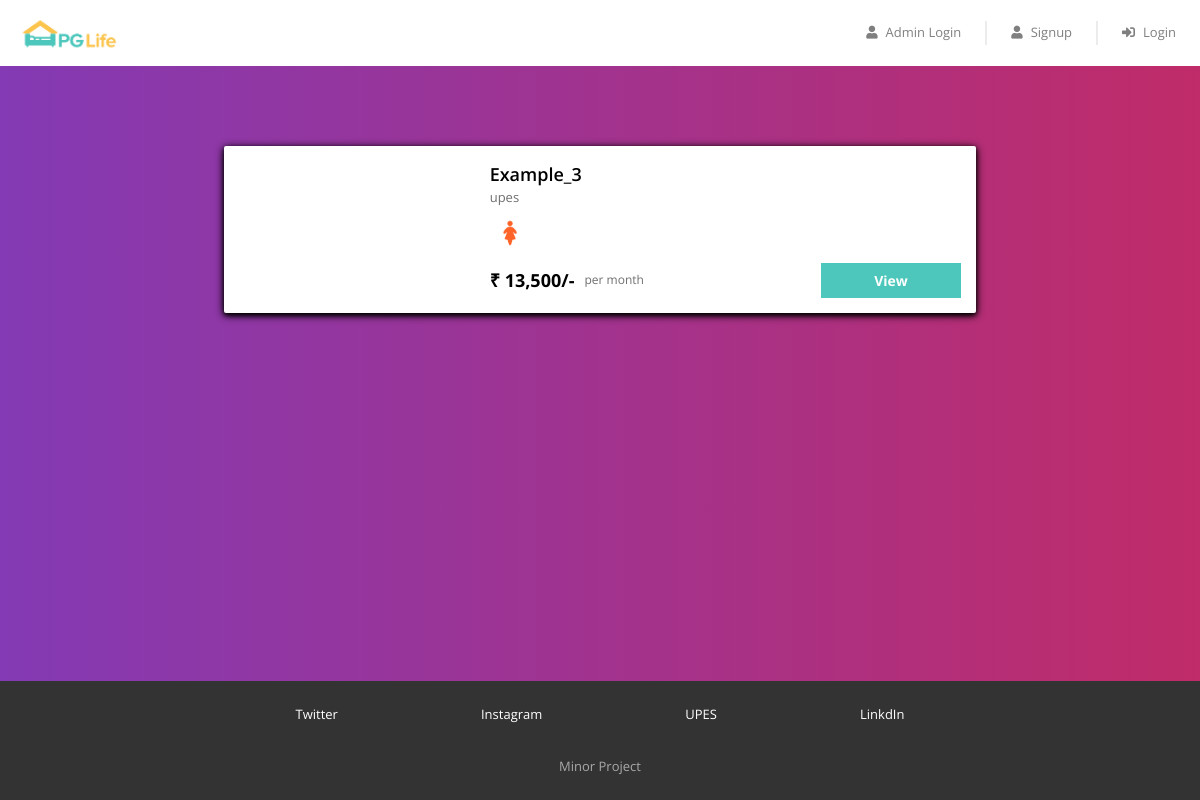
The app's page /search_list.php?city=Example_3 with its own data.
### tables this page shows
CREATE TABLE `properties` (
  `id` tinyint(125) UNSIGNED NOT NULL,
  `name` varchar(255) NOT NULL,
  `address` text NOT NULL,
  `gender` varchar(255) NOT NULL,
  `rent` int(255) NOT NULL
);

### search_list.php (the view, shortened to what this page needs)
<?php
require "includes/database_connect.php";
$city_name = $_GET["city"];
$sql_1 = "SELECT * FROM properties WHERE `name` = '$city_name'";
$result_1 = mysqli_query($conn, $sql_1);
$city = mysqli_fetch_assoc($result_1);
$city_id = $city['id'];
$sql_2 = "SELECT * FROM properties WHERE id = $city_id";
$result_2 = mysqli_query($conn, $sql_2);
$properties = mysqli_fetch_all($result_2, MYSQLI_ASSOC);
?>
<!DOCTYPE html>
<html lang="en">
<head>
    <?php
    include "includes/head_links.php";
    ?>
    <link href="css/home.css" rel="stylesheet" />
    <link href="css/property_list.css" rel="stylesheet" />
    <link href="css/extra.css" rel="stylesheet" />
</head>
<body style="color: black;">
    <?php
    include "includes/header.php";
    ?>
    <div class="page-container">
        <?php
        foreach ($properties as $property) {
        ?>
            <div class="property-card property-id-<?= $property['id'] ?> row">
                <div class="image-container col-md-4">
                </div>
                <div class="content-container col-md-8">
                    <div class="detail-container">
                        <div class="property-name"><?= $property['name'] ?></div>
                        <div class="property-address"><?= $property['address'] ?></div>
                        <div class="property-gender">
                            <?php
                            if ($property['gender'] == "Male") {
                            ?>
                                <img src="img/male.png" />
                            <?php
                            } else {
                            ?>
                                <img src="img/female.png" />
                            <?php
                            }
                            ?>
                        </div>
                    </div>
                    <div class="row no-gutters">
                        <div class="rent-container col-6">
                            <div class="rent">₹ <?= number_format($property['rent']) ?>/-</div>
                            <div class="rent-unit">per month</div>
                        </div>
                        <div class="button-container col-6">
                            <a href="property_detail.php?property_id=<?= $property['id'] ?>" class="btn btn-primary">View</a>
                        </div>
                    </div>
                </div>
            </div>
        <?php
        }
        ?>
    </div>
    <div class="bottom">
        <?php
        include "includes/footer.php";
        ?>
    </div>
</body>
</html>

### css/common.css (style rules this page uses)
* { box-sizing: border-box; font-family: 'Open Sans', sans-serif; }
body { color: #373737; font-size: 16px; position: relative; }
.btn-primary, .btn-warning, .btn-danger { color: white; font-weight: bold; }
.page-container { max-width: 800px; padding: 80px 24px; margin: auto; }

### css/property_list.css (style rules this page uses)
.property-card { background-color: #ffffff; border-radius: 2px; padding: 15px 0px; margin: 0px auto 20px; box-shadow: 0 2px 5px 0 rgba(0, 0, 0, 0.16), 0 2px 10px 0 rgba(0, 0, 0, 0.12); }
.image-container { text-align: center; }
.detail-container { padding-bottom: 10px; }
.property-name { font-size: 18px; font-weight: 600; }
.property-address { color: #6f6f6f; font-size: 13px; padding-bottom: 5px; }
.property-gender img { width: 40px; }
.rent-container { display: flex; align-items: center; }
.rent { font-size: 18px; font-weight: bold; padding-right: 10px; }
.rent-unit { color: #6f6f6f; font-size: 12px; }
.button-container .btn { font-size: 14px; border-radius: 0px; width: 140px; float: right; }

### css/extra.css (style rules this page uses)
body { color: white; background: linear-gradient( to right, #833ab4, #fd1d1d, #fcb045); background-size: 400% 400%; animation: animate-background 50s infinite ease-in-out; }
.property-card { box-shadow: 0 2px 5px 0 rgb(0, 0, 0), 0 2px 10px 0 rgb(0, 0, 0); }

### search_list.php (style rules this page uses)
.bottom { position: fixed; width: 100%; bottom: 0px; }

### records on screen
properties: name "Example_3", address "upes", rent "13,500"
